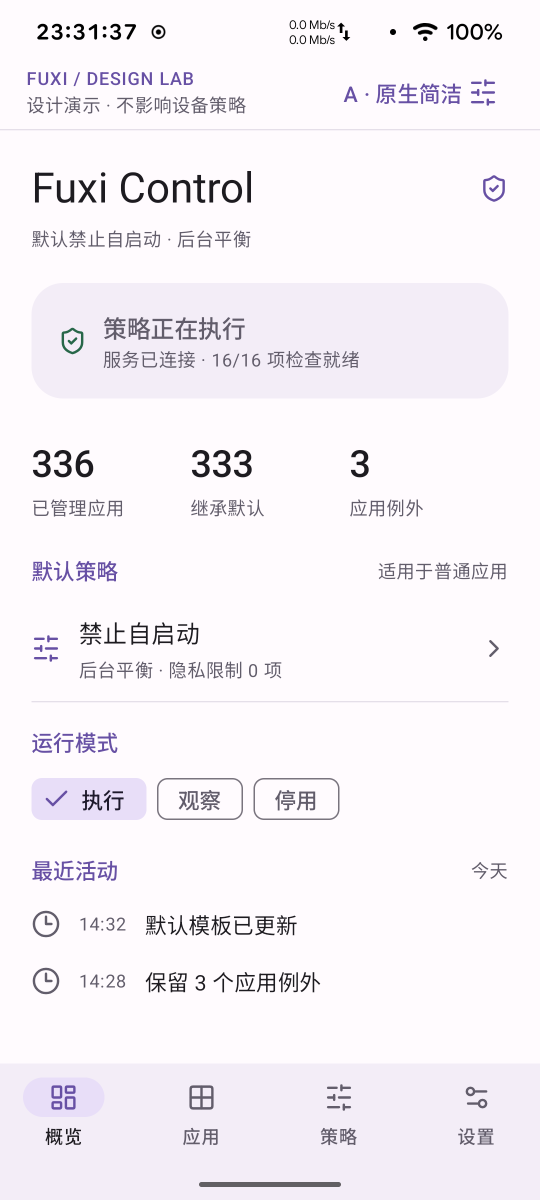
#> input picture docs/compose-previews/A-overview.png, 1080 x 2400 px (shown at 1/2 size); its folder holds 4 pictures in this run
$ python design_contact_sheet.py
#> lines starting #> are read from the running program, lines starting #| are printed output that depends on the picture
"""Assemble unmodified device screenshots for side-by-side review (requires Pillow)."""
from PIL import Image,ImageDraw,ImageFont
from pathlib import Path
root=Path(__file__).resolve().parents[1]/'docs/compose-previews'
font=ImageFont.truetype('/usr/share/fonts/truetype/dejavu/DejaVuSans.ttf',20)
for variant in 'ABC':
    canvas=Image.new('RGB',(1296,750),(243,237,247));draw=ImageDraw.Draw(canvas)
#> after `canvas = Image.new('RGB', (1296, 750), (243, 237, 247))`:
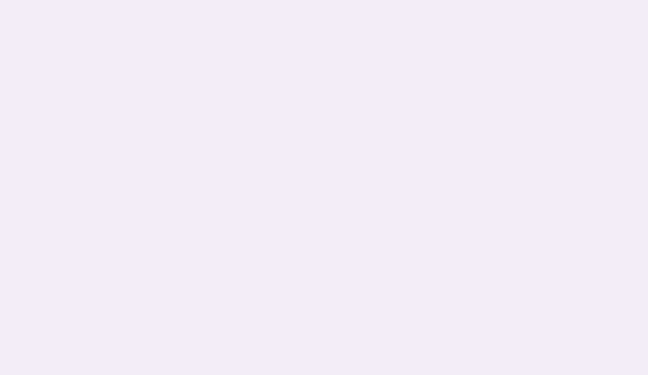
#> canvas: PIL image 1296x750 RGB (shown at 1/2 size); mean R, G, B 243, 237, 247
    for i,key in enumerate(['overview','apps','detail','template']):
        im=Image.open(root/f'{variant}-{key}.png');im.thumbnail((324,720));canvas.paste(im,(i*324,30));draw.text((i*324+12,5),f'{variant} / {key}',fill='#6750A4',font=font)
#> further down, im is the input picture: PIL image 1080x2400 RGBA; mean R, G, B, A 245.7, 241.2, 246.5, 255
#> after `im.thumbnail((324, 720))`:
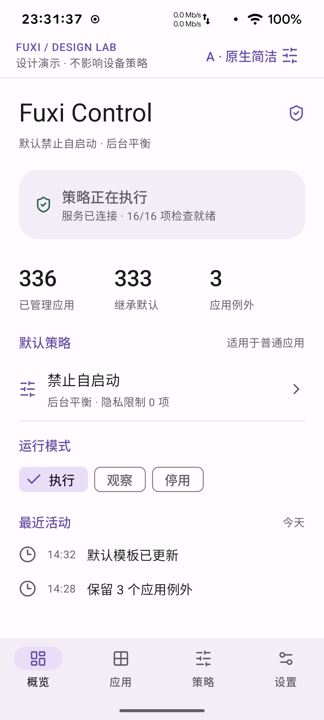
#> im: PIL image 324x720 RGBA; mean R, G, B, A 245.6, 241.1, 246.4, 255
#> after `canvas.paste(im, (i * 324, 30))`:
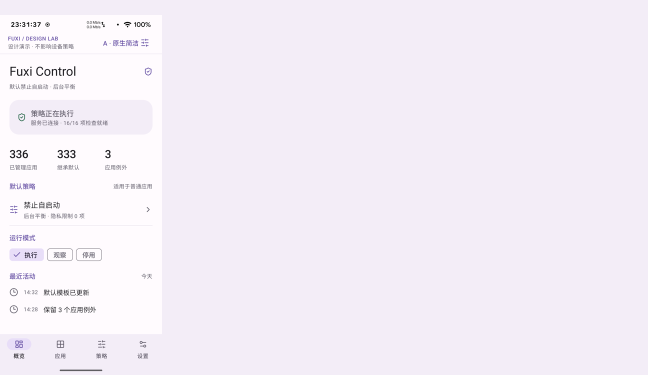
#> canvas: PIL image 1296x750 RGB (shown at 1/2 size); mean R, G, B 243.6, 238, 246.9
#> (the run stopped early here; a loop or call above may not have finished)
